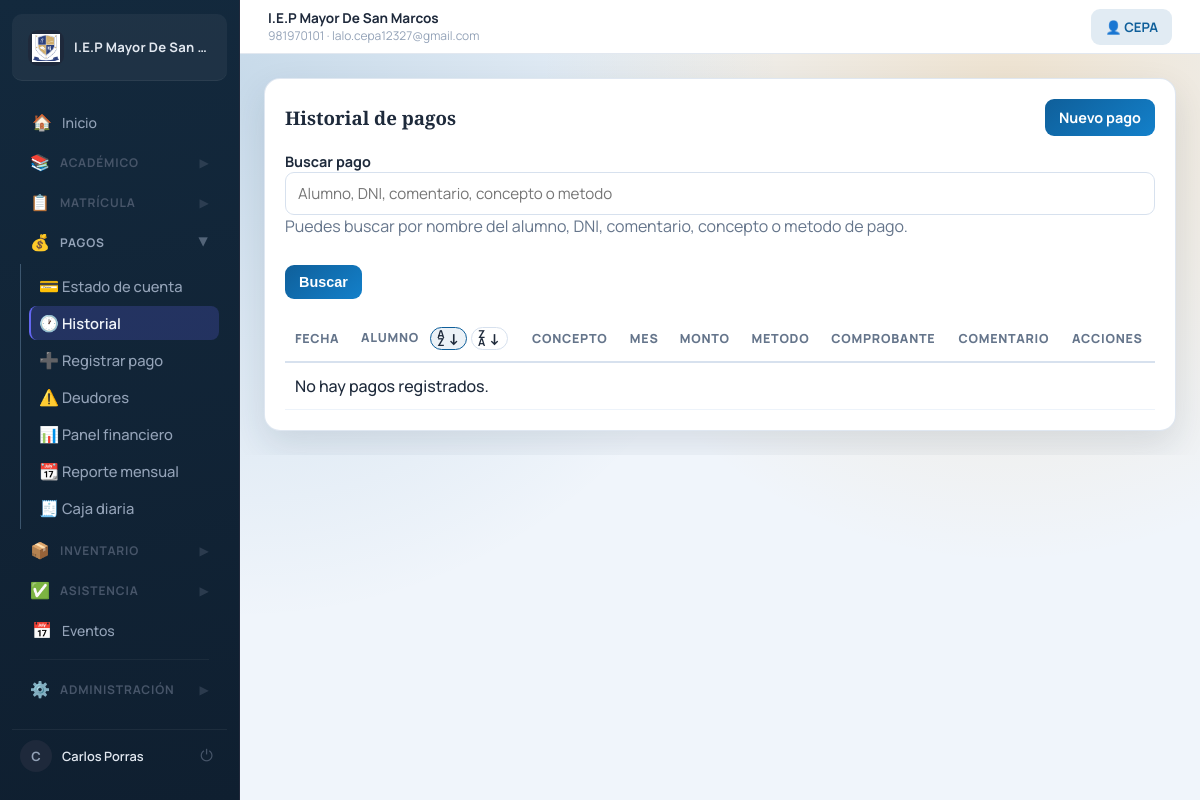
The app's page /payments/history/ (signed in), older data.
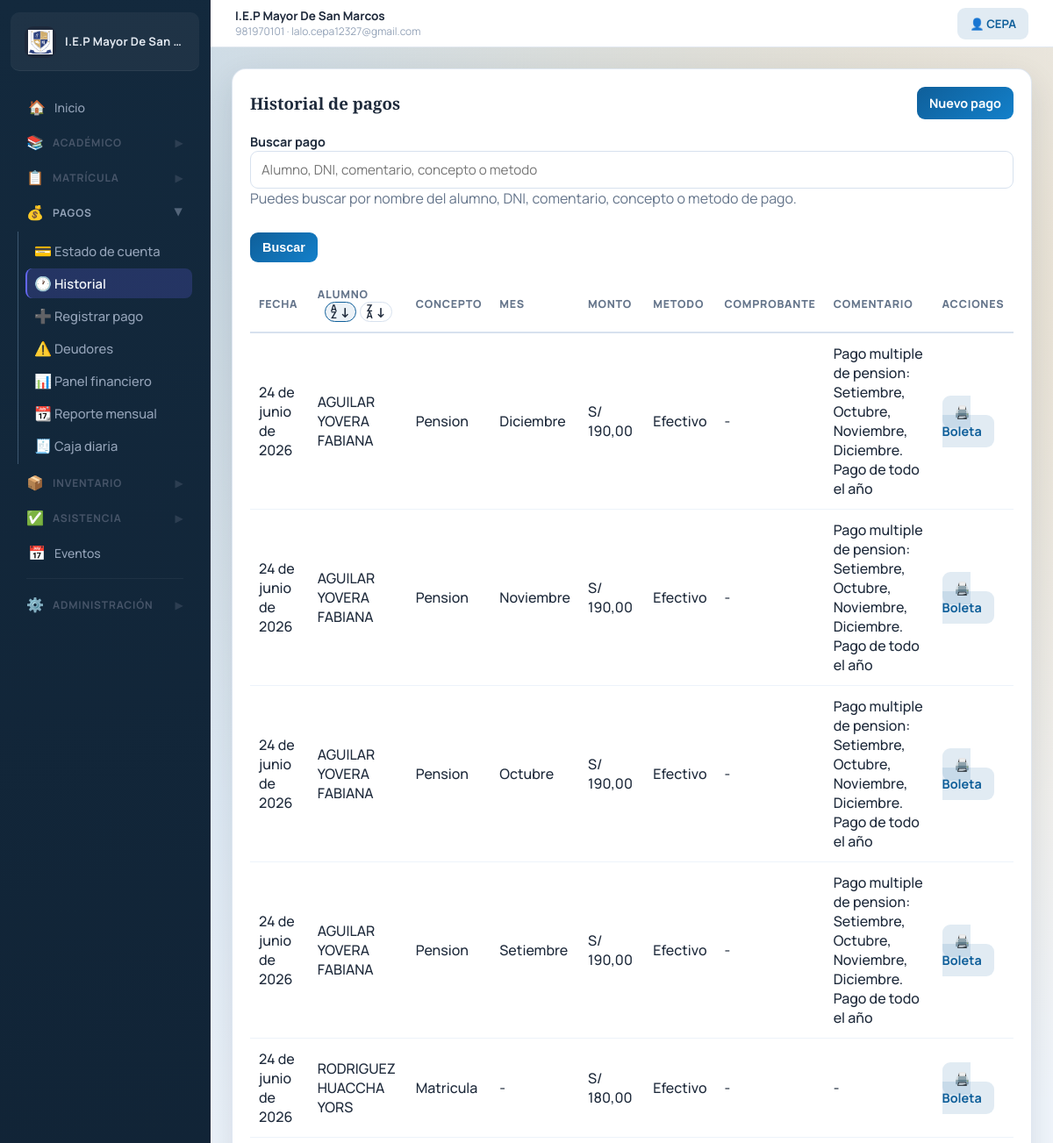
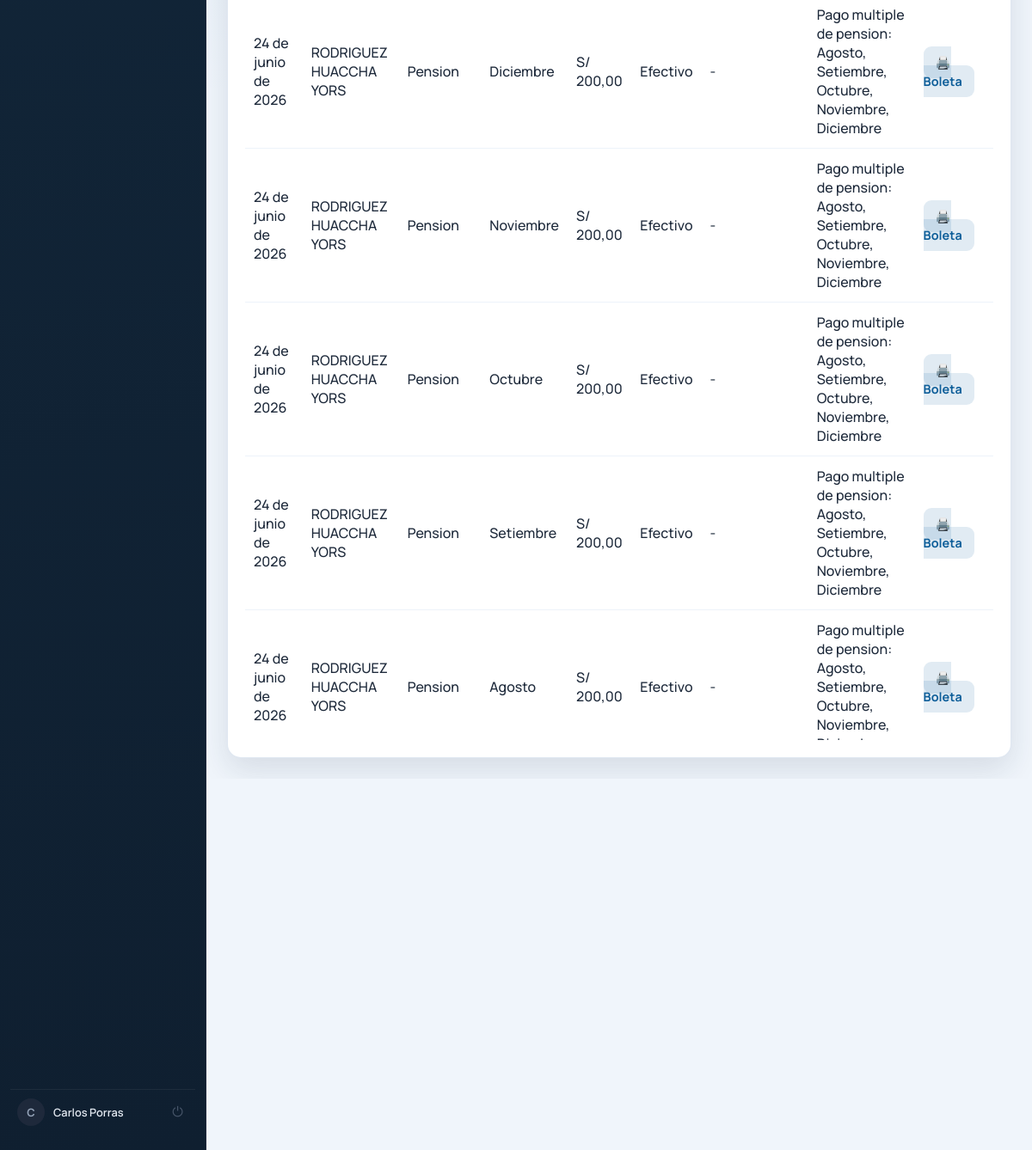
The same page, newer data (2 pictures, top to bottom).
### finance/models.py (models this page shows, shortened)
class Payment(models.Model):
    METHOD_CASH = 'cash'
    METHOD_TRANSFER = 'transfer'
    METHOD_YAPE_PLIN = 'yape_plin'
    METHOD_CHOICES = (
        (METHOD_CASH, 'Efectivo'),
        (METHOD_TRANSFER, 'Transferencia'),
        (METHOD_YAPE_PLIN, 'Yape/Plin'),
    )
    fee = models.ForeignKey(Fee, on_delete=models.CASCADE)
    amount = models.DecimalField(max_digits=10, decimal_places=2)
    payment_date = models.DateField(auto_now_add=True)
    method = models.CharField(max_length=20, choices=METHOD_CHOICES, default=METHOD_CASH)
    proof_image = models.FileField(upload_to='payment_proofs/', blank=True, null=True)
    comment = models.TextField(blank=True)

class Fee(models.Model):
    CONCEPT_ENROLLMENT = 'matricula'
    CONCEPT_PENSION = 'pension'
    CONCEPT_SCHOOL_SUPPLIES = 'material_escolar'
    CONCEPT_BOOK = 'libro'
    CONCEPT_BAND_UNIFORM = 'uniforme_banda'
    CONCEPT_SCHOOL_UNIFORM = 'uniforme_colegio'
    CONCEPT_PRODUCT = 'producto_inventario'
    CONCEPT_CHOICES = (
        (CONCEPT_ENROLLMENT, 'Matricula'),
        (CONCEPT_PENSION, 'Pension'),
        (CONCEPT_SCHOOL_SUPPLIES, 'Material escolar'),
        (CONCEPT_BOOK, 'Libro'),
        (CONCEPT_BAND_UNIFORM, 'Uniforme de Banda'),
        (CONCEPT_SCHOOL_UNIFORM, 'Uniforme del Colegio'),
        (CONCEPT_PRODUCT, 'Producto de inventario'),
    )
    MONTH_CHOICES = (
        (1, 'Enero'),
        (2, 'Febrero'),
        (3, 'Marzo'),
        (4, 'Abril'),
        (5, 'Mayo'),
        (6, 'Junio'),
        (7, 'Julio'),
        (8, 'Agosto'),
        (9, 'Setiembre'),
        (10, 'Octubre'),
        (11, 'Noviembre'),
        (12, 'Diciembre'),
    )
    enrollment = models.ForeignKey(Enrollment, on_delete=models.CASCADE)
    concept = models.CharField(max_length=30, choices=CONCEPT_CHOICES)
    pension_month = models.PositiveSmallIntegerField(choices=MONTH_CHOICES, null=True, blank=True)
    course = models.ForeignKey('academic.Course', on_delete=models.SET_NULL, null=True, blank=True, verbose_name="Curso (para libros)")
    inventory_product = models.ForeignKey(
        'inventory.Product',
        on_delete=models.SET_NULL,
        null=True, blank=True,
        verbose_name='Producto de inventario',
        related_name='fees',
    )
    inventory_quantity = models.PositiveIntegerField(default=1, verbose_name='Cantidad vendida')
    amount = models.DecimalField(max_digits=10, decimal_places=2)
    amount_paid = models.DecimalField(max_digits=10, decimal_places=2, default=Decimal('0.00'))
    due_date = models.DateField()
    STATUS = (
        ('pending', 'Pendiente'),
        ('partial', 'Parcial'),
        ('paid', 'Pagado'),
    )
    status = models.CharField(max_length=20, choices=STATUS, default='pending')
    created_at = models.DateTimeField(auto_now_add=True)
    @property
    def pending(self):
        return self.balance

### enrollment/models.py (models this page shows, shortened)
class Enrollment(models.Model):
    STATUS = (
        ('active', 'Activo'),
        ('retired', 'Retirado'),
        ('transferred', 'Trasladado'),
        ('finished', 'Finalizado'),
    )
    student = models.ForeignKey(Student, on_delete=models.CASCADE)
    academic_year = models.ForeignKey(AcademicYear, on_delete=models.CASCADE)
    section = models.ForeignKey(Section, on_delete=models.CASCADE)
    status = models.CharField(max_length=20, choices=STATUS, default='active')
    enrolled_at = models.DateTimeField(auto_now_add=True)

### students/models.py (models this page shows)
class Student(models.Model):
    dni = models.CharField(max_length=8, unique=True)
    first_name = models.CharField(max_length=150)
    last_name = models.CharField(max_length=150)
    birth_date = models.DateField(null=True, blank=True)
    address = models.TextField(blank=True, default='')
    parent_name = models.CharField(max_length=150, blank=True, default='')
    parent_phone = models.CharField(max_length=15, blank=True, default='')
    father_name = models.CharField(max_length=150, blank=True, default='')
    mother_name = models.CharField(max_length=150, blank=True, default='')
    father_phone = models.CharField(max_length=15, blank=True, default='')
    mother_phone = models.CharField(max_length=15, blank=True, default='')
    def __str__(self):
        return f"{self.first_name} {self.last_name}"

### finance/views.py (the view)
# urls.py: path('history/', payment_history, name='payment_history'),
@role_required('admin', 'director', 'secretary', 'parent')
def payment_history(request):
    student_order = resolve_student_order(request)
    query = request.GET.get('q', '').strip()
    payments = Payment.objects.select_related(
        'fee__enrollment__student',
        'fee__enrollment__section__grade',
    )
    payments = _apply_payment_search_filter(payments, query)
    payments = order_queryset_by_student_name(
        payments,
        prefix='fee__enrollment__student',
        student_order=student_order,
        extra_fields=['-payment_date', '-id'],
    )
    context = {
        'payments': payments,
        'payment_query': query,
    }
    context.update(student_order_context(request, student_order))
    return render(request, 'finance/payment_history.html', context)

### core/student_ordering.py (called while the page is built)
def resolve_student_order(request, param='student_order'):
    selected_order = (
        request.GET.get(param)
        or request.POST.get(param)
        or DEFAULT_STUDENT_ORDER
    ).lower()
    if selected_order not in VALID_STUDENT_ORDERS:
        return DEFAULT_STUDENT_ORDER
    return selected_order

def student_order_fields(prefix='', student_order=DEFAULT_STUDENT_ORDER):
    if prefix:
        prefix = prefix if prefix.endswith('__') else f'{prefix}__'
    fields = [
        f'{prefix}first_name',
        f'{prefix}last_name',
    ]
    if student_order == 'za':
        return [f'-{field}' for field in fields]
    return fields

def order_queryset_by_student_name(queryset, prefix='', student_order=DEFAULT_STUDENT_ORDER, extra_fields=None):
    order_fields = list(student_order_fields(prefix=prefix, student_order=student_order))
    if extra_fields:
        order_fields.extend(extra_fields)
    return queryset.order_by(*order_fields)

### finance/views.py (called while the page is built, shortened)
def _apply_payment_search_filter(queryset, query):
    if not query:
        return queryset

### schools/context_processors.py (called while the page is built)
def school_context(request):
    system_school = School.objects.order_by('id').first()
    return {
        'system_school': system_school,
    }

### finance/templates/finance/payment_history.html (shortened to what this page needs)
{% extends 'base.html' %}
{% block content %}
<section class="card">
    <div class="section-head">
        <h1>Historial de pagos</h1>
        <a href="{% url 'payment_create' %}" class="btn btn-primary">Nuevo pago</a>
    </div>
    <form method="get" class="form-grid" style="margin-bottom: 16px; align-items: end;">
        <div style="grid-column: 1 / -1;">
            <label for="payment-search">Buscar pago</label>
            <input
                type="text"
                id="payment-search"
                name="q"
                value="{{ payment_query|default:'' }}"
                placeholder="Alumno, DNI, comentario, concepto o metodo"
            >
            <p class="muted">Puedes buscar por nombre del alumno, DNI, comentario, concepto o metodo de pago.</p>
        </div>
        <div class="action-row" style="grid-column: 1 / -1;">
            <button type="submit" class="btn btn-primary">Buscar</button>
        </div>
    </form>
    <div class="table-wrap">
        <table>
            <thead>
                <tr>
                    <th>Fecha</th>
                    <th>Alumno {% include 'includes/student_order_controls.html' %}</th>
                    <th>Concepto</th>
                    <th>Mes</th>
                    <th>Monto</th>
                    <th>Metodo</th>
                    <th>Comprobante</th>
                    <th>Comentario</th>
                    <th>Acciones</th>
                </tr>
            </thead>
            <tbody>
                {% for payment in payments %}
                    <tr>
                        <td>{{ payment.payment_date }}</td>
                        <td>{{ payment.fee.enrollment.student }}</td>
                        <td>{{ payment.fee.get_concept_display }}</td>
                        <td>{{ payment.fee.get_pension_month_display|default:"-" }}</td>
                        <td>S/ {{ payment.amount }}</td>
                        <td>{{ payment.get_method_display }}</td>
                        <td>
                            {% if payment.proof_image %}
                                <a href="{{ payment.proof_image.url }}" target="_blank" class="btn btn-subtle">Ver</a>
                            {% else %}
                                -
                            {% endif %}
                        </td>
                        <td>{{ payment.comment|default:"-" }}</td>
                        <td>
                            <a href="{% url 'payment_receipt_pdf' payment.id %}" target="_blank" class="btn btn-subtle" title="Imprimir Boleta">
                                🖨️ Boleta
                            </a>
                        </td>
                    </tr>
                {% empty %}
                    <tr><td colspan="9">No hay pagos registrados.</td></tr>
                {% endfor %}
            </tbody>
        </table>
    </div>
</section>
{% endblock %}

Row changes from the older to the newer data that the page shows:
added Payment: payment_date "24 de junio de 2026", fee.enrollment.student "AGUILAR YOVERA FABIANA", fee.concept "Pension", fee.pension_month "Diciembre", amount "190,00", method "Efectivo", comment "Pago multiple de pension: Setiembre, Octubre, Noviembre, Diciembre. Pago de todo el año"
added Payment: payment_date "24 de junio de 2026", fee.enrollment.student "AGUILAR YOVERA FABIANA", fee.concept "Pension", fee.pension_month "Noviembre", amount "190,00", method "Efectivo", comment "Pago multiple de pension: Setiembre, Octubre, Noviembre, Diciembre. Pago de todo el año"
added Payment: payment_date "24 de junio de 2026", fee.enrollment.student "AGUILAR YOVERA FABIANA", fee.concept "Pension", fee.pension_month "Octubre", amount "190,00", method "Efectivo", comment "Pago multiple de pension: Setiembre, Octubre, Noviembre, Diciembre. Pago de todo el año"
added Payment: payment_date "24 de junio de 2026", fee.enrollment.student "AGUILAR YOVERA FABIANA", fee.concept "Pension", fee.pension_month "Setiembre", amount "190,00", method "Efectivo", comment "Pago multiple de pension: Setiembre, Octubre, Noviembre, Diciembre. Pago de todo el año"
added Payment: payment_date "24 de junio de 2026", fee.enrollment.student "RODRIGUEZ HUACCHA YORS", fee.concept "Matricula", fee.pension_month "-", amount "180,00", method "Efectivo", comment "-"
added Payment: payment_date "24 de junio de 2026", fee.enrollment.student "RODRIGUEZ HUACCHA YORS", fee.concept "Pension", fee.pension_month "Diciembre", amount "200,00", method "Efectivo", comment "Pago multiple de pension: Agosto, Setiembre, Octubre, Noviembre, Diciembre"
added Payment: payment_date "24 de junio de 2026", fee.enrollment.student "RODRIGUEZ HUACCHA YORS", fee.concept "Pension", fee.pension_month "Noviembre", amount "200,00", method "Efectivo", comment "Pago multiple de pension: Agosto, Setiembre, Octubre, Noviembre, Diciembre"
added Payment: payment_date "24 de junio de 2026", fee.enrollment.student "RODRIGUEZ HUACCHA YORS", fee.concept "Pension", fee.pension_month "Octubre", amount "200,00", method "Efectivo", comment "Pago multiple de pension: Agosto, Setiembre, Octubre, Noviembre, Diciembre"
added Payment: payment_date "24 de junio de 2026", fee.enrollment.student "RODRIGUEZ HUACCHA YORS", fee.concept "Pension", fee.pension_month "Setiembre", amount "200,00", method "Efectivo", comment "Pago multiple de pension: Agosto, Setiembre, Octubre, Noviembre, Diciembre"
added Payment: payment_date "24 de junio de 2026", fee.enrollment.student "RODRIGUEZ HUACCHA YORS", fee.concept "Pension", fee.pension_month "Agosto", amount "200,00", method "Efectivo", comment "Pago multiple de pension: Agosto, Setiembre, Octubre, Noviembre,…"
Text that changed along with them:
text no longer shown: "No hay pagos registrados."
